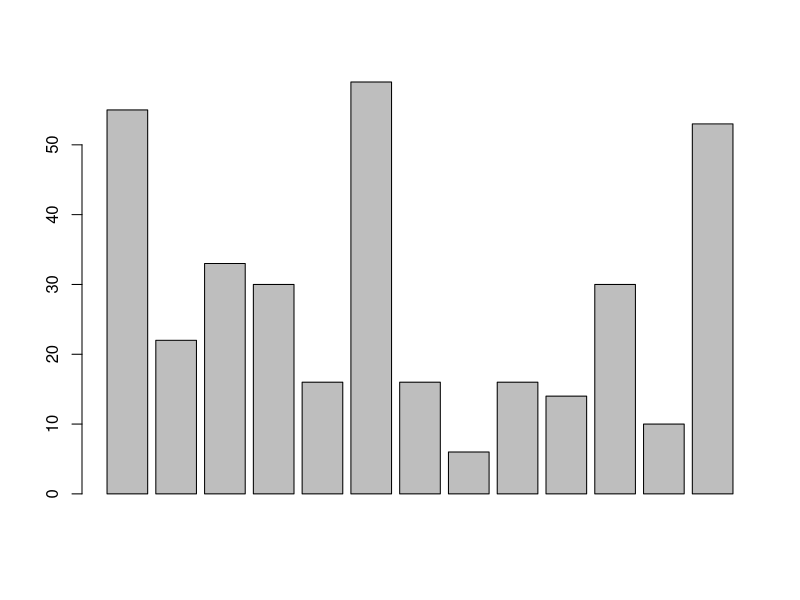

Write the R code that produced this figure. (Note: this script raises an error after producing the figure.)
## ---- chunk 1
epil <- MASS::epil
epilframe <- data.frame(epil)

library(pwr)
library(dplyr)

pwr.t.test(n = NULL,
           d = 0.2,
           sig.level = 0.05,
           type = "one.sample",
           alternative = "greater",
           power = 0.2)

epil_exclusion <- data.frame(epilframe[c(-9, -10, -11, -12, -13, -14, -15, -16, -85, -86, -87, -88, -101, -102, -103, -104, -157, -158, -159, -160, -181, -182, -183, -184),])
placebo <- data.frame(epil_exclusion[epil_exclusion$trt == "placebo",])
progabide <- data.frame(epil_exclusion[epil_exclusion$trt == "progabide",])
Grupo1 <- data.frame(placebo[placebo$age < 30,])
Grupo2 <- data.frame(placebo[placebo$age > 29,])
Grupo3 <- data.frame(progabide[progabide$age < 30,])
Grupo4 <- data.frame(progabide[progabide$age > 29,])
y_grupo1 <- Grupo1$y
y_grupo2 <- Grupo2$y
y_grupo3 <- Grupo3$y
y_grupo4 <- Grupo4$y
G1base <- data.frame(Grupo1[Grupo1$V4 == 1, c(-1, -2, -4, -5, -6, -7, -8, -9)])
G2base <- data.frame(Grupo2[Grupo2$V4 == 1, c(-1, -2, -4, -5, -6, -7, -8, -9)])
G3base <- data.frame(Grupo3[Grupo3$V4 == 1, c(-1, -2, -4, -5, -6, -7, -8, -9)])
G4base <- data.frame(Grupo4[Grupo4$V4 == 1, c(-1, -2, -4, -5, -6, -7, -8, -9)])

#Grupo1
contador <- 1
length_yG1 <- length(y_grupo1)
length_yG1
total_atG1 <- c() #ataques totales por sujeto
indice_atG1 <- c()
while (contador<length_yG1) {
t <- 0
t <- t + Grupo1$y[contador] + Grupo1$y[contador + 1] + Grupo1$y[contador + 2] + Grupo1$y[contador + 3]
contador <- contador + 4   
total_atG1[contador/4] <- t
indice_atG1[contador/4] <- Grupo1$subject[contador-4]
}
total_atG1
indice_atG1

compGrupo1 <- data.frame(indice_atG1, total_atG1, G1base)
names(compGrupo1) <- c("Sujeto", "Total de ataques en Tx", "Ataques previos")

barplot(total_atG1)
barplot(G1base)


#Grupo2
contador <- 1
length_yG2 <- length(y_grupo2)
length_yG2
total_atG2 <- c() #ataques totales por sujeto
indice_atG2 <- c()
while (contador<length_yG2) {
  t <- 0
  t <- t + Grupo2$y[contador] + Grupo2$y[contador + 1] + Grupo2$y[contador + 2] + Grupo2$y[contador + 3]
  contador <- contador + 4   
  total_atG2[contador/4] <- t
  indice_atG2[contador/4] <- Grupo2$subject[contador-4]
}
total_atG2
indice_atG2

compGrupo2 <- data.frame(indice_atG2, total_atG2, G2base)
names(compGrupo2) <- c("Sujeto", "Total de ataques en Tx", "Ataques previos")


#Grupo3
contador <- 1
length_yG3 <- length(y_grupo3)
length_yG3
total_atG3 <- c() #ataques totales por sujeto
indice_atG3 <- c()
while (contador<length_yG3) {
  t <- 0
  t <- t + Grupo3$y[contador] + Grupo3$y[contador + 1] + Grupo3$y[contador + 2] + Grupo3$y[contador + 3]
  contador <- contador + 4   
  total_atG3[contador/4] <- t
  indice_atG3[contador/4] <- Grupo3$subject[contador-4]
}
total_atG3
indice_atG3

compGrupo3 <- data.frame(indice_atG3, total_atG3, G3base)
names(compGrupo3) <- c("Sujeto", "Total de ataques en Tx", "Ataques previos")


#Grupo4
contador <- 1
length_yG4 <- length(y_grupo4)
length_yG4
total_atG4 <- c() #ataques totales por sujeto
indice_atG4 <- c()
while (contador<length_yG4) {
  t <- 0
  t <- t + Grupo4$y[contador] + Grupo4$y[contador + 1] + Grupo4$y[contador + 2] + Grupo4$y[contador + 3]
  contador <- contador + 4   
  total_atG4[contador/4] <- t
  indice_atG4[contador/4] <- Grupo4$subject[contador-4]
}
total_atG4
indice_atG4

compGrupo4 <- data.frame(indice_atG4, total_atG4, G4base)
names(compGrupo4) <- c("Sujeto", "Total de ataques en Tx", "Ataques previos")
